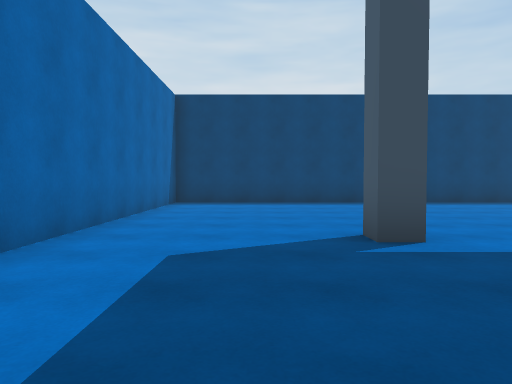
View 1 (above)

20 first-person views from a walk through a scene from a Unity 3-D project. The camera is 1.3 m above the floor, tilts 2° down and sees 70° across. The floor is counted in squares, 2 m on a side. Each view is taken from the middle of a square. On the plan, view 1 faces up. The plan holds only what a view shows up to about 11 squares ahead; the rest is blank. The place goes on beyond the plan. The player is left out.

View 2
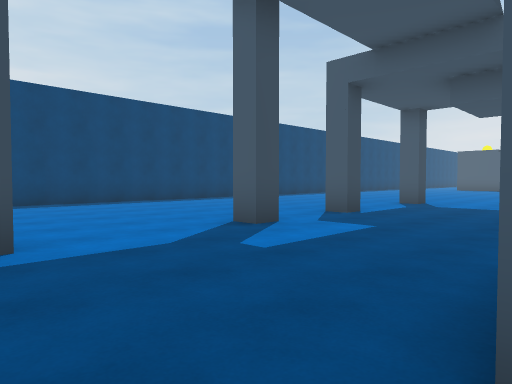

View 3
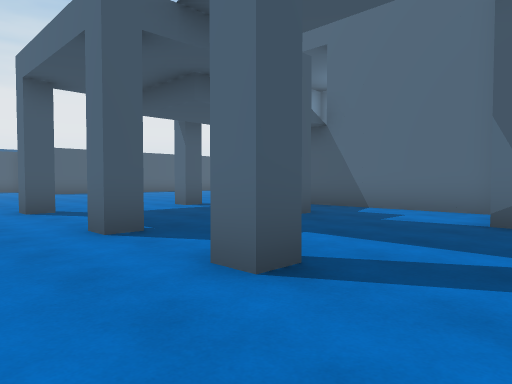

View 4
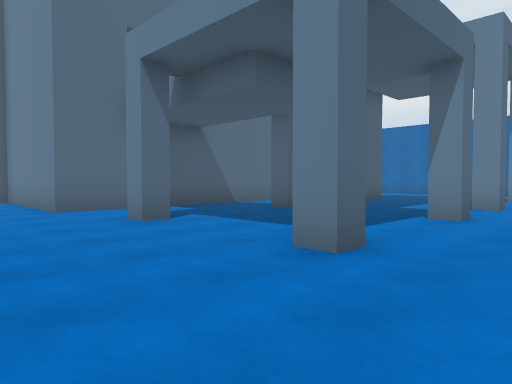

View 5
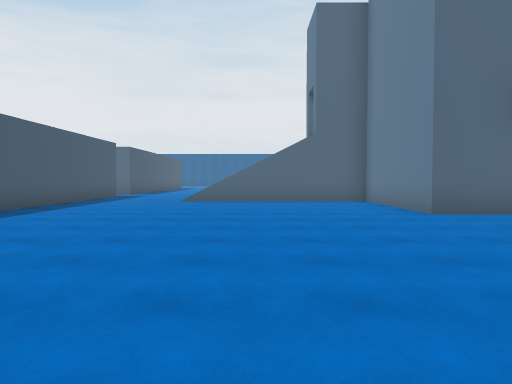

View 6
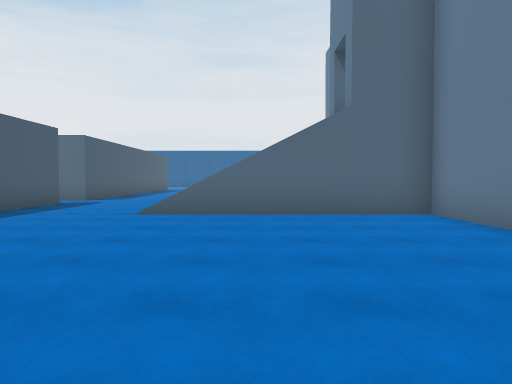

View 7
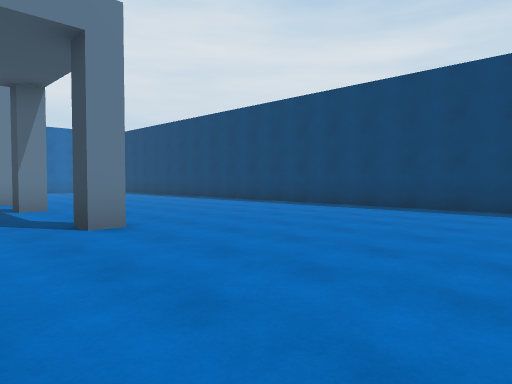

View 8
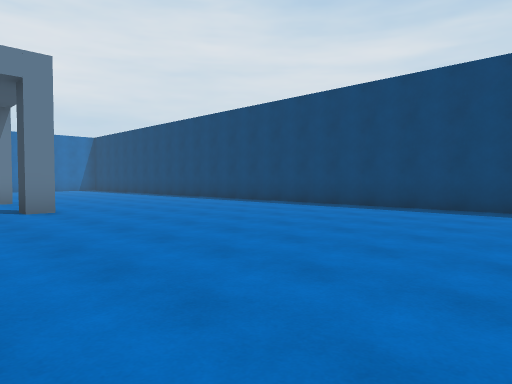

View 9
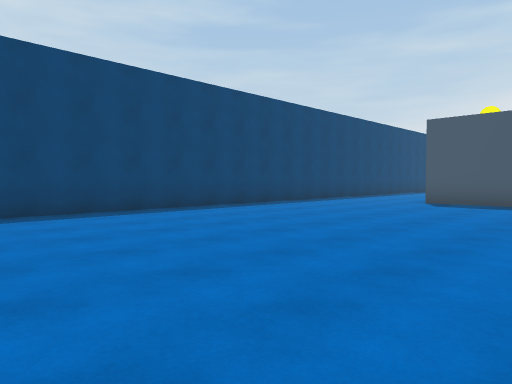

View 10
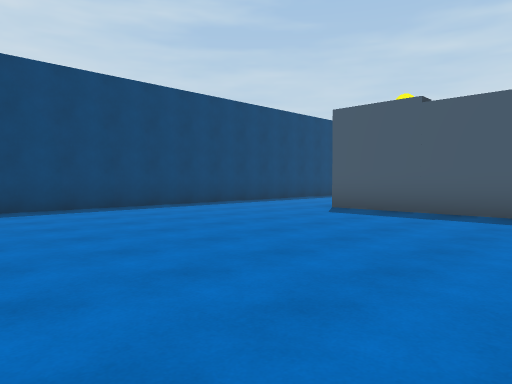

View 11
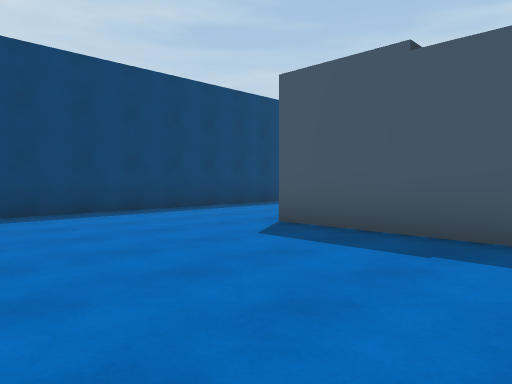

View 12
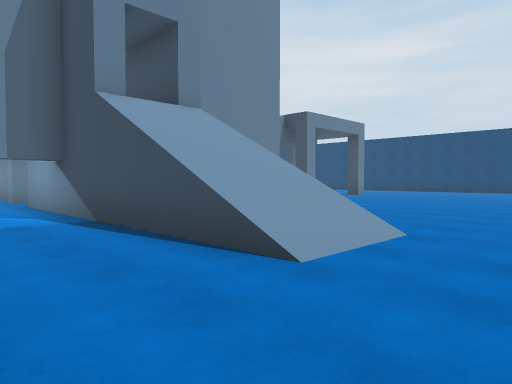

View 13
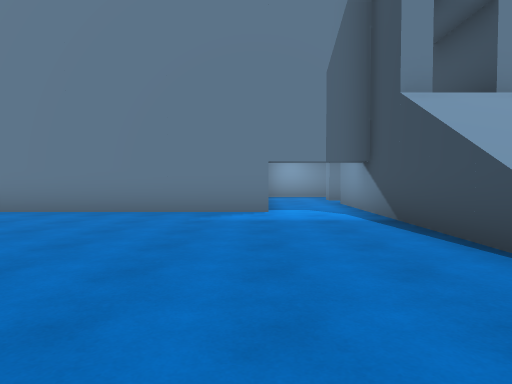

View 14
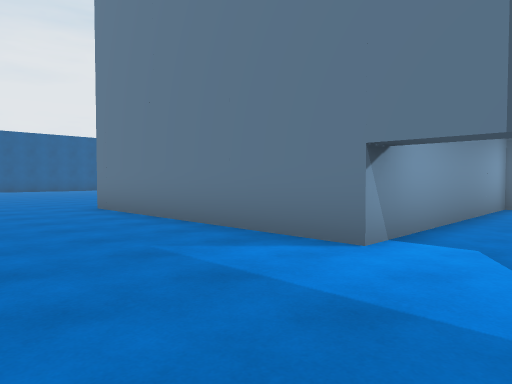

View 15
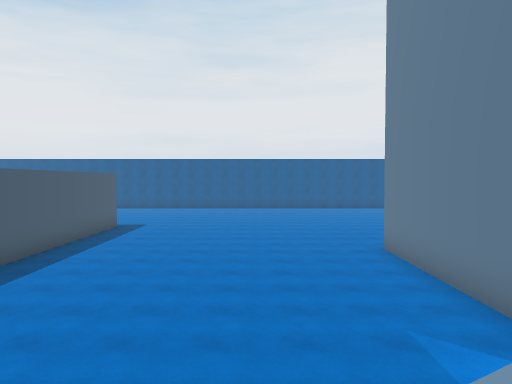

View 16
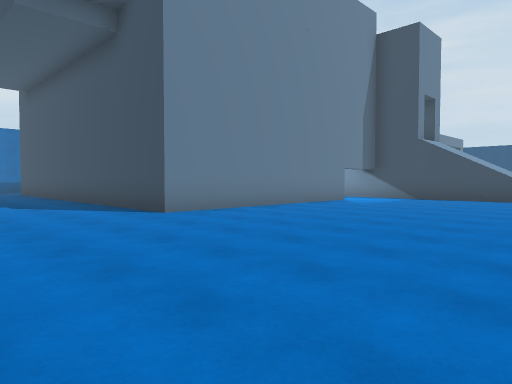

View 17
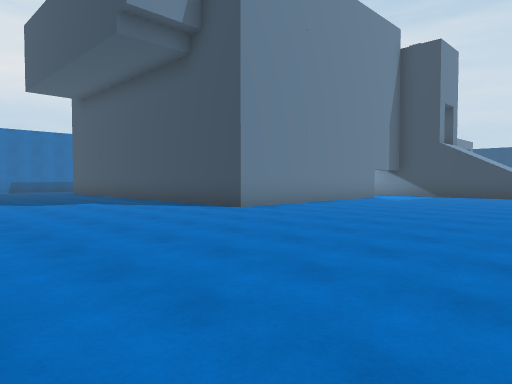

View 18
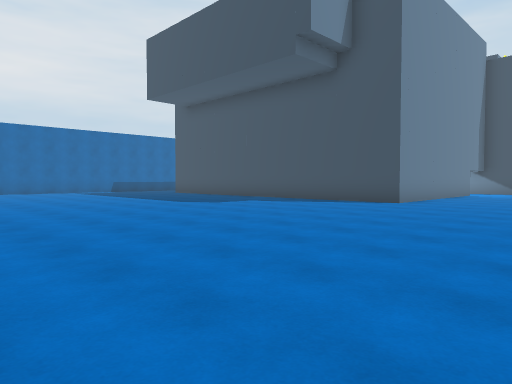

View 19
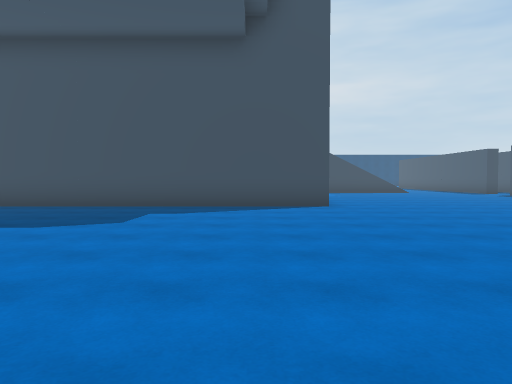

View 20
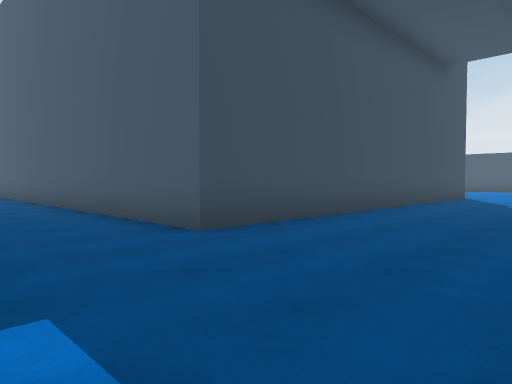

### Floor plan
Points are (right, up) in squares from view 1. A wall is a line through its corners. A room is listed if a view was taken in it or the views show most of it. See-through windows are left out.
Room 1 (views 1, 2, 3, 4, 5, 6, 7, 8, 9, 10, 11, 12, 13, 14, 15, 16, 17, 18, 19, 20)
walls: (11.7, -9.7) (11.7, -16.3) (0.8, -16.3) (0.8, -15.8); (13.3, -7.1) (13.3, -7.8); (12.6, -6.2) (11.5, -6.2); (11.7, -2.4) (11.7, -5.8); (4.6, -1.8) (10.6, -1.8); (25.5, 10.2) (-2.2, 10.2) (-2.2, 3.1)
ways out: opening at (10.5, -9)
objects: other object (1, -15); other object (1, -13); other object (1, -11); other object (1, -9); other object (1, -7); pillar (1, 4); other object (3, 0) to (4, 0); pillar (5, 4); pillar (7, 0) to (8, 1); pillar (7, 4); pillar (11, -2); pillar (11, 0); pillar (11, 4); other object (12, -8); other object (13, -6); other object (25, 5)

Where each view was taken, in squares from view 1:
view 1: 0 up, 0 right, facing up
view 2: 0 up, 1 right, facing up-right
view 3: 6 up, 3 right, facing down-right
view 4: 6 up, 14 right, facing down-left
view 5: 5 up, 15 right, facing down
view 6: 1 up, 15 right, facing down
view 7: 2 up, 16 right, facing up-left
view 8: 2 up, 19 right, facing up-left
view 9: 3 up, 14 right, facing up-right
view 10: 2 up, 17 right, facing up-right
view 11: 3 up, 20 right, facing up-right
view 12: 10 down, 19 right, facing up-left
view 13: 10 down, 19 right, facing left
view 14: 8 down, 15 right, facing down-left
view 15: 7 down, 15 right, facing down
view 16: 20 down, 18 right, facing up-left
view 17: 22 down, 18 right, facing up-left
view 18: 26 down, 16 right, facing up-left
view 19: 25 down, 10 right, facing up
view 20: 20 down, 2 left, facing up-right
